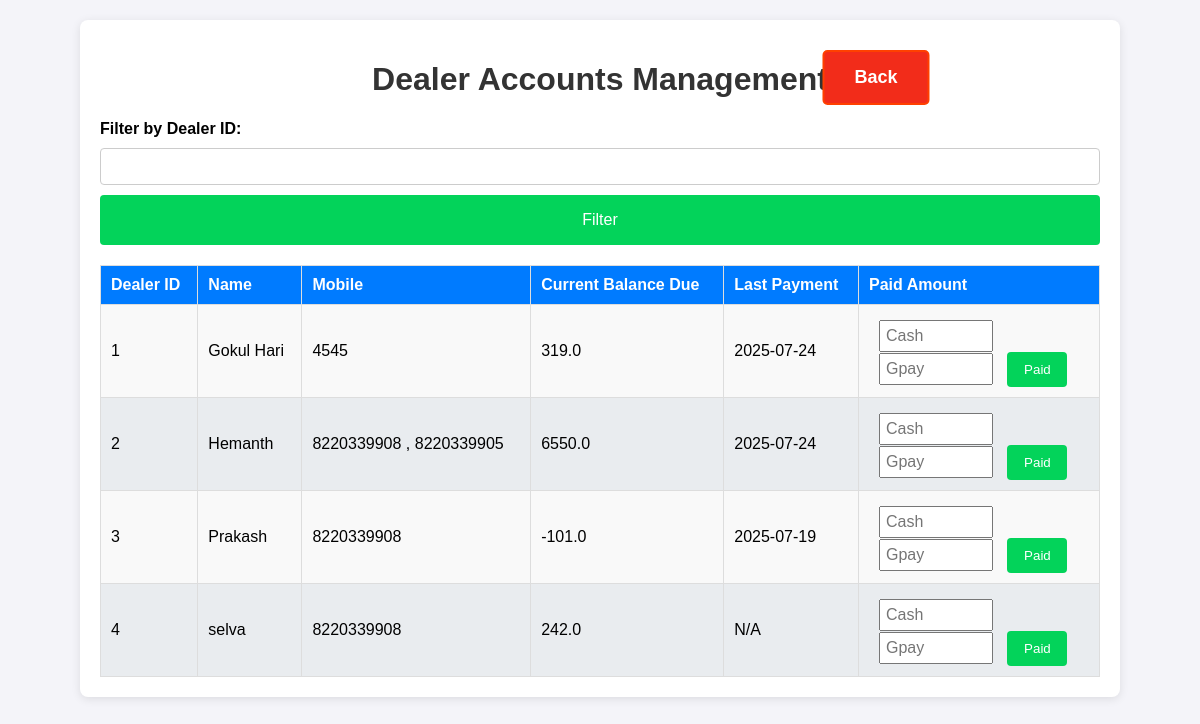
Page /dealer_accounts on the earlier database version.
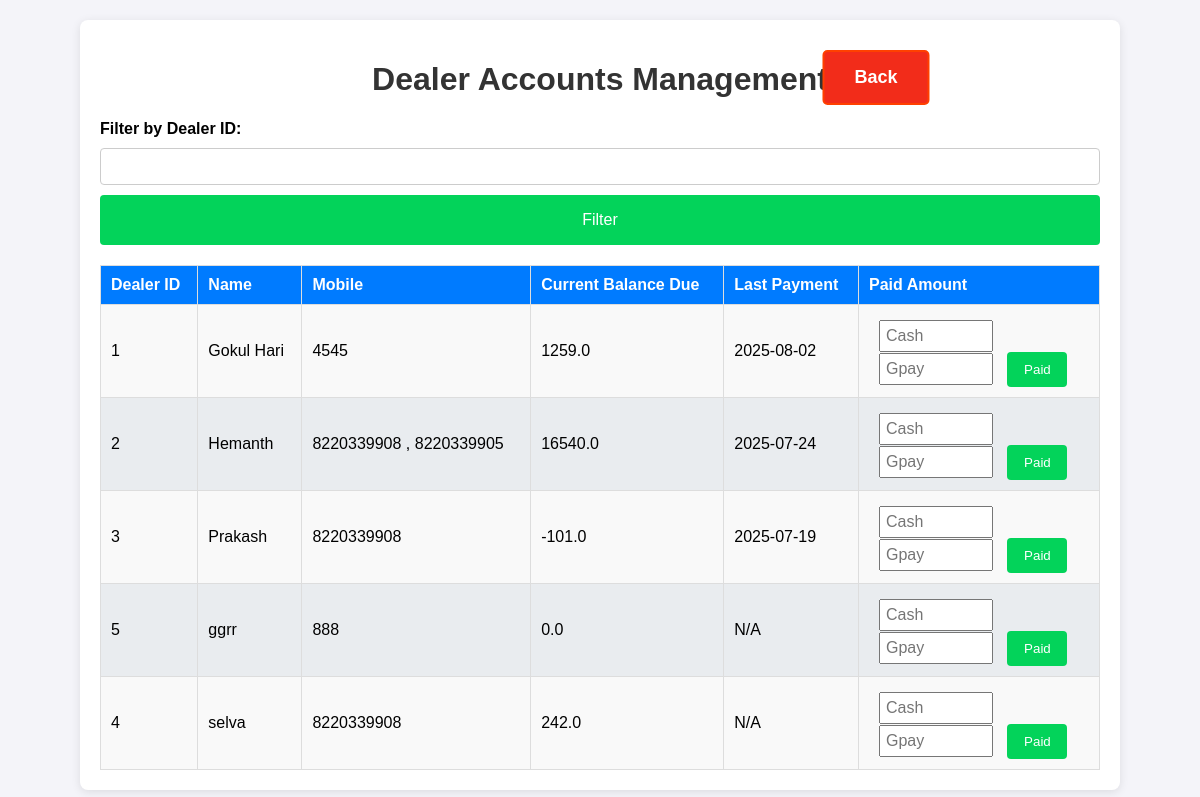
Same page on the later database version.
### app.py (models this page shows)
class Dealer_details(db.Model):
    id = db.Column(db.Integer, primary_key=True)
    dealer_id = db.Column(db.String(100), nullable=False, unique=True)
    name = db.Column(db.String(100), nullable=False)
    mobile = db.Column(db.String(15), nullable=False)
    address = db.Column(db.String(400), nullable=True)
    aadhaar_file = db.Column(db.String(400))  # Path to Aadhaar copy
    photo_file = db.Column(db.String(400))

class DealerAccounts(db.Model):
    id = db.Column(db.Integer, primary_key=True)
    dealer_id = db.Column(db.String(100), db.ForeignKey('dealer_details.dealer_id'), nullable=False, unique=True)
    current_balance = db.Column(db.Float, default=0.0)
    last_payment_date = db.Column(db.DateTime)
    dealer = db.relationship('Dealer_details', backref='account')

### app.py (the view)
@app.route('/dealer_accounts')
def dealer_accounts():
    dealers = get_filtered_data_dealer_account(request)
    dealer_id_filter = request.args.get('dealer_id', '')  # Default is an empty string
    return render_template("dealer_accounts.html", dealers=dealers, dealer_id_filter=dealer_id_filter)

### app.py (called while the page is built)
def get_filtered_data_dealer_account(request):
    dealer_id_filter = request.args.get('dealer_id', '')  # Default is an empty string
    filter_button = request.args.get('filter_button', '')
    query = db.session.query(Dealer_details, DealerAccounts).outerjoin(DealerAccounts, Dealer_details.dealer_id == DealerAccounts.dealer_id)
    if filter_button and dealer_id_filter:
        query = query.filter(Dealer_details.dealer_id == dealer_id_filter)
    filtered_data = query.order_by(Dealer_details.name.asc()).all()
    return filtered_data

### templates/dealer_accounts.html (shortened to what this page needs)
<!DOCTYPE html>
<html lang="en">
    <head>
    <link rel="stylesheet" href="/static/styles.css">
</head>
<body>
    <div class="container dealer_accounts_container">
        <h1>Dealer Accounts Management</h1>
        <a href="/" class="back">Back</a>
        <form method="GET" class="form">
            <label for="dealer_id">Filter by Dealer ID:</label>
            <input type="text" id="dealer_id" name="dealer_id" value="{{ dealer_id_filter }}">
            <button type="submit" name="filter_button" value="submit" class="btn">Filter</button>
        </form>
        <table class="dealer_accounts">
            <thead>
                <tr>
                    <th>Dealer ID</th>
                    <th>Name</th>
                    <th>Mobile</th>
                    <th>Current Balance Due</th>
                    <th>Last Payment</th>
                    <th class="action">Paid Amount</th>
                </tr>
            </thead>
            <tbody>
                {% for dealer, account in dealers %}
                <tr>
                    <td>{{ dealer.dealer_id }}</td>
                    <td>{{ dealer.name }}</td>
                    <td>{{ dealer.mobile }}</td>
                    <td>{{ account.current_balance if account else 0 }}</td>
                    <td>{{ account.last_payment_date.strftime("%Y-%m-%d") if account and account.last_payment_date else "N/A" }}</td>
                    <td>
                        <form method="POST" action="{{ url_for('update_payment', dealer_id=dealer.dealer_id) }}">
                            <input class="amount" style="margin-top: 5px;" type="number" name="amount_paid_cash" step="0.01" placeholder="Cash" required>
                            <input class="amount" type="number" name="amount_paid_gpay" step="0.01" placeholder="Gpay" required>
                            <button class="pay" type="submit">Paid</button>
                        </form>
                    </td>
                </tr>
                {% endfor %}
            </tbody>
        </table>
    </div>
</body>
</html>

### static/styles.css (style rules this page uses)
body { font-family: Arial, sans-serif; background-color: #f4f4f9; margin: 0; padding: 0; }
.container { max-width: 800px; margin: 20px auto; background: #fff; padding: 20px; border-radius: 8px; box-shadow: 0 2px 10px rgba(0, 0, 0, 0.1); }
.dealer_accounts_container { max-width: 1000px; }
h1, h2 { color: #333; text-align: center; }
.form { display: flex; flex-direction: column; gap: 10px; margin-bottom: 20px; }
.form label { font-weight: bold; }
.form input { padding: 10px; border: 1px solid #ccc; border-radius: 4px; }
.btn { background-color: #03d35a; color: #fff; border: none; padding: 10px; border-radius: 4px; cursor: pointer; font-size: medium; height: 50px; }
table { width: 100%; border-collapse: collapse; margin-top: 10px; }
table th, table td { padding: 10px; border: 1px solid #ddd; text-align: left; }
table th { background-color: #007bff; color: white; }
table tbody tr:nth-child(odd) { background-color: #f9f9f9; }
table tbody tr:nth-child(even) { background-color: #e9ecef; }
a { display: inline-block; padding: 15px 30px; font-size: 18px; font-weight: bold; text-align: center; text-decoration: none; background-color: #007bff; color: white; border-radius: 5px; border: 2px solid #007bff; transition: all 0.3s ease; position: absolute; left: 50%; transform: translateX(-50%); transition: transform 0.2s, background-color 0.2s; }
.back { background-color: #f22c1a; border: 2px solid #ff4000; top: 50px; left: 73%; }
.history_data input, .dealer_accounts input { width: 50px; padding: 5px; font-size: 16px; }
.history_data .password, .dealer_accounts .amount { width: 120px; margin-left: 10px; margin-right: 10px; }
.history_data button, .dealer_accounts button { background-color: #03d35a; color: white; padding: 5px 10px; border: none; cursor: pointer; border-radius: 4px; }
.dealer_accounts .action { width: 220px; }
.dealer_accounts .amount { width: 100px; }
.dealer_accounts .pay { width: 60px; height: 35px; }

Differences in the rows shown:
changed through a linked row, Dealer_details "Gokul Hari": current_balance "319.0" → "1259.0"; last_payment_date "2025-07-24" → "2025-08-02"
changed through a linked row, Dealer_details "Hemanth": current_balance "6550.0" → "16540.0"
added Dealer_details: dealer_id "5", name "ggrr", mobile "888", current_balance "0.0", last_payment_date "N/A"
